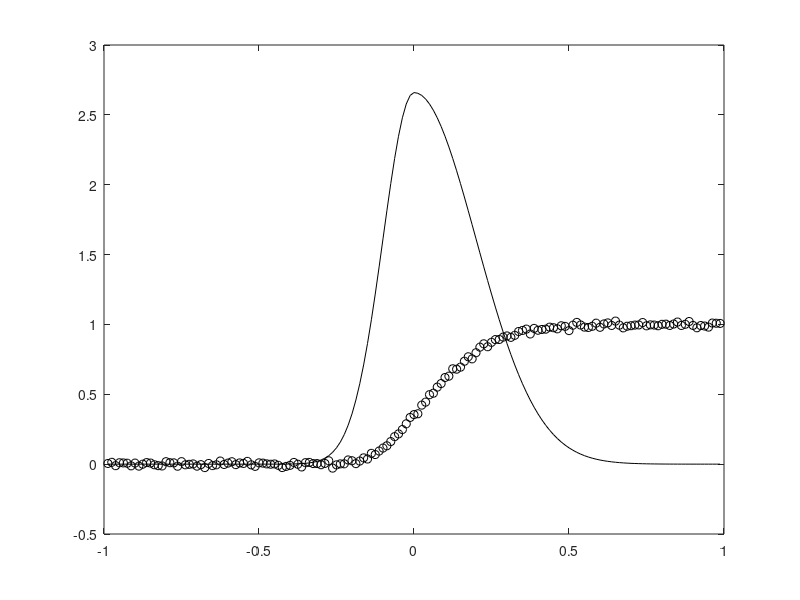
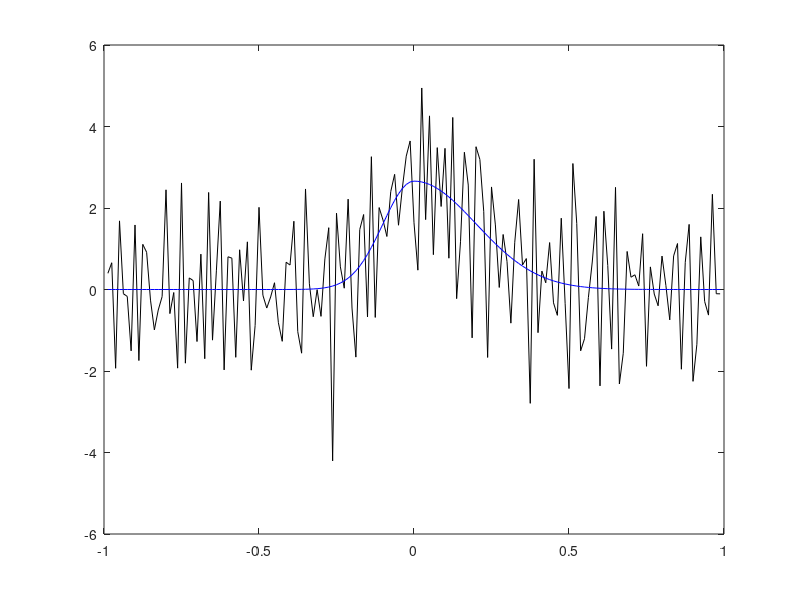
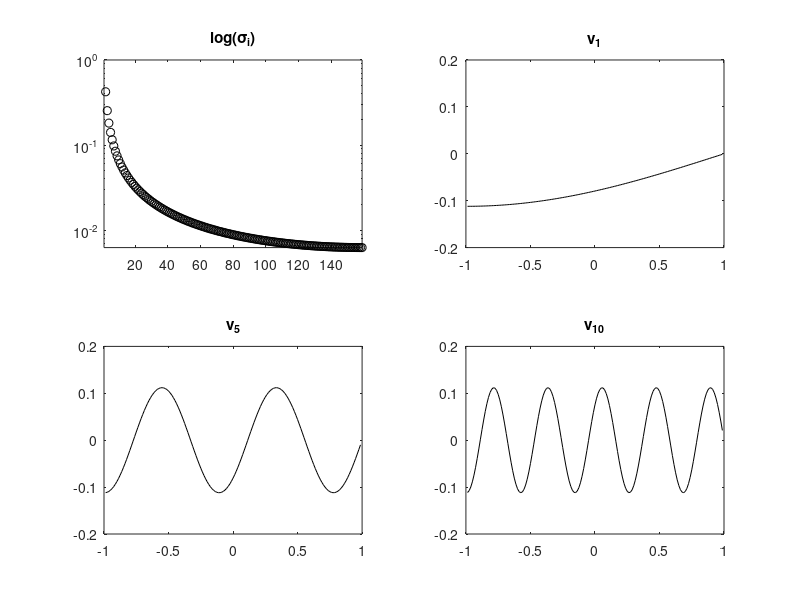

The MATLAB script that drew these images, in order:
%  
% 1D kernel reconstruction, Example 1.3, Chapter 1.
% 
% written by John Bardsley 2016.
%
% First generate the numerical integral matrix 
clear all, close all
n      = 80; %%%input(' No. of grid points = ');
h      = 1/n;
N      = 2*n-1;
A      = tril(ones(N,N))*h;
%
% Next, set up true solution x_true, which will be a non-symmetric kernel. 
% First, we create the left- and right-halves of the kernel, and then we 
% combine them and normalize the resulting kernel to obtain x_true.
t           = [-1+h:h:1-h]';
sig1        = .1; 
kernelleft  = exp(-(t(1:n)).^2/2/sig1^2);
sig2        = .2;
kernelright = exp(-(t(n+1:end)).^2/2/sig2^2);
kernel      = [kernelleft;kernelright];
kernel      = kernel/sum(kernel)/h; % normalize
x_true      = kernel;
% Now, we generate the data b = A*x_true + error.
Ax      = A*x_true;
err_lev = 2; % Percent error in data;
sigma   = err_lev/100 * norm(Ax) / sqrt(N);
eta     =  sigma * randn(N,1);
b       = Ax + eta;
figure(1), 
  plot(t,x_true,'k',t,b,'ko')

%  Finally, compute the least squares solution as well as the norm of the
%  perturbations of x and b.
figure(2),
  plot(t,A\b,'k',t,x_true,'b')

% Verify ill-posedness inequality (1.21)
delta_x = norm(x_true-A\b)/norm(x_true)
delta_b = norm(b-Ax)/norm(Ax)

% Finally, compute the SVD of A and plot the singular values and vectors.
[U,S,V] = svd(A);
figure(3),
  subplot(221), semilogy(diag(S),'ko'), title('log(\sigma_i)'), axis([1 length(t) 0 1])
  subplot(222), plot(t,V(:,1),'k'), title('v_1'), axis([-1 1 -.2 .2])
  subplot(223), plot(t,V(:,5),'k'),title('v_5'), axis([-1 1 -.2 .2])
  subplot(224), plot(t,V(:,10),'k'),title('v_{10}'), axis([-1 1 -.2 .2])
  
% Verify the ill-posedness inequality (1.27)
ill_posed_lhs = sqrt(sum(sigma^2./(diag(S).^2)))/norm(x_true)
ill_posed_rhs = sqrt(n*sigma^2)/norm(Ax)